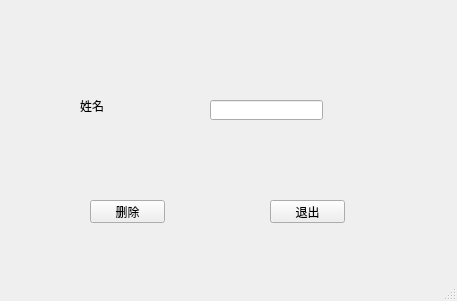
<?xml version="1.0" encoding="UTF-8"?>
<ui version="4.0">
 <class>dele</class>
 <widget class="QMainWindow" name="dele">
  <property name="geometry">
   <rect>
    <x>0</x>
    <y>0</y>
    <width>457</width>
    <height>301</height>
   </rect>
  </property>
  <property name="windowTitle">
   <string>MOTINUE</string>
  </property>
  <widget class="QWidget" name="centralwidget">
   <widget class="QPushButton" name="pushButton_dele">
    <property name="geometry">
     <rect>
      <x>90</x>
      <y>200</y>
      <width>75</width>
      <height>23</height>
     </rect>
    </property>
    <property name="text">
     <string>删除</string>
    </property>
   </widget>
   <widget class="QPushButton" name="pushButton_exit">
    <property name="geometry">
     <rect>
      <x>270</x>
      <y>200</y>
      <width>75</width>
      <height>23</height>
     </rect>
    </property>
    <property name="text">
     <string>退出</string>
    </property>
   </widget>
   <widget class="QLabel" name="label">
    <property name="geometry">
     <rect>
      <x>80</x>
      <y>100</y>
      <width>54</width>
      <height>12</height>
     </rect>
    </property>
    <property name="text">
     <string>姓名</string>
    </property>
   </widget>
   <widget class="QLineEdit" name="lineEdit_name">
    <property name="geometry">
     <rect>
      <x>210</x>
      <y>100</y>
      <width>113</width>
      <height>20</height>
     </rect>
    </property>
   </widget>
  </widget>
  <widget class="QMenuBar" name="menubar">
   <property name="geometry">
    <rect>
     <x>0</x>
     <y>0</y>
     <width>457</width>
     <height>26</height>
    </rect>
   </property>
  </widget>
  <widget class="QStatusBar" name="statusbar"/>
 </widget>
 <resources/>
 <connections/>
</ui>
